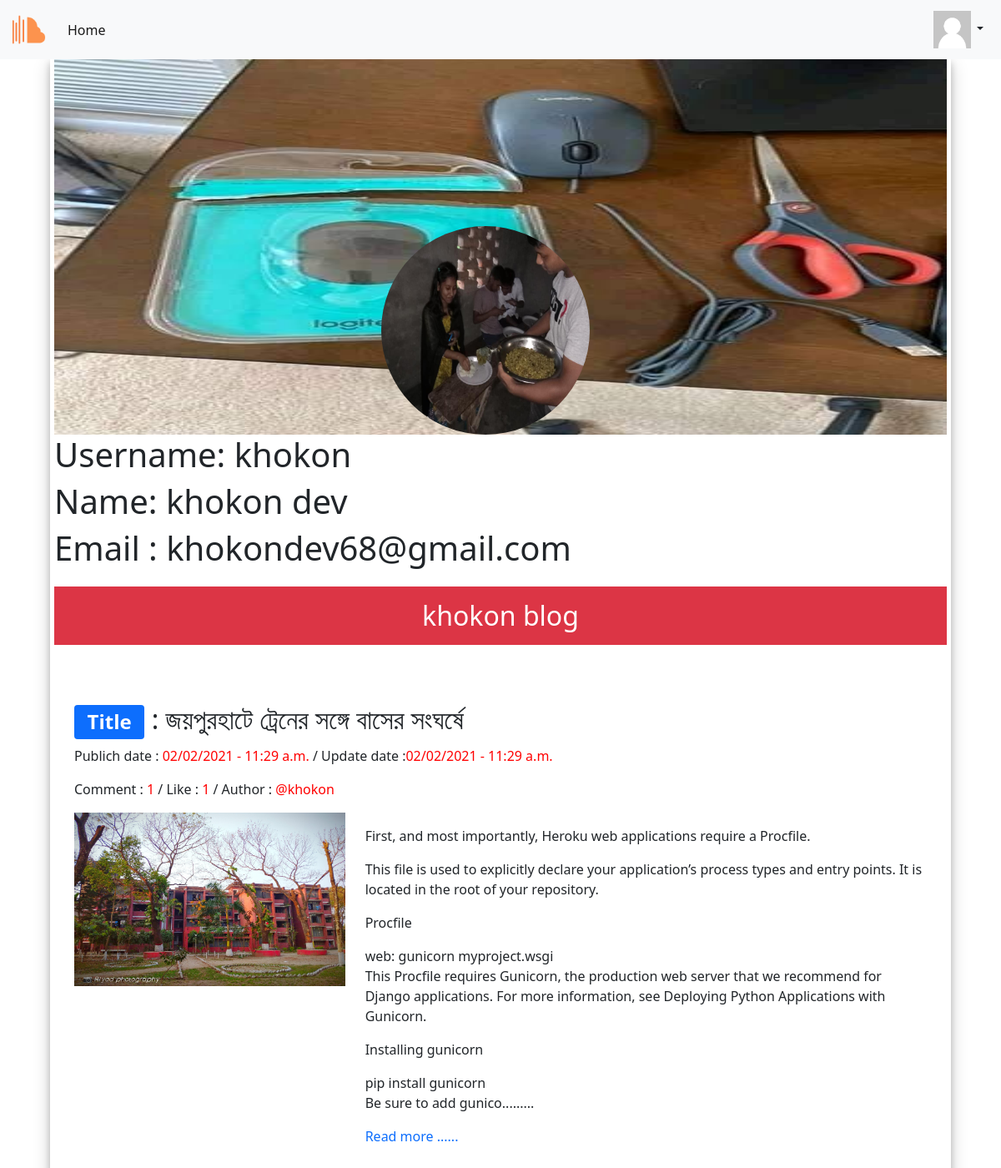
The page /post/orprofile/khokon/ on the database its author committed.
### App_login/models.py (models this page shows)
class UserProfile (models.Model):
    user = models.OneToOneField(User, related_name='user_profile', on_delete=models.CASCADE)
    profile_pic = models.ImageField(upload_to='profile_images')

### App_post/models.py (models this page shows, shortened)
class Blog(models.Model):
    author = models.ForeignKey(User,on_delete=models.CASCADE,related_name='blog_author')
    blog_title = models.CharField(verbose_name='Blog Title', max_length=264)
    blog = models.TextField(verbose_name='Put your mind',)
    blog_img = models.ImageField(upload_to='post_images',verbose_name='Blog Image')
    slug = models.SlugField(max_length=100,unique=True)
    publich_date = models.DateTimeField(auto_now_add=True)
    update_date = models.DateTimeField(auto_now=True)
    class Meta:
        ordering =['-publich_date',]

### App_post/views.py (the view)
# urls.py: path('orprofile/<username>/',views.OrderUserProfile, name='or_profile'),
def OrderUserProfile(request, username):
    order_user = User.objects.get(username=username)
    return render(request,'App_post/or_profile.html',context={'profile':order_user})

### App_post/templatetags/custom_filters.py (called while the page is built)
def range_filter(value):
    return value[0:500]+'.........'

### App_post/templates/App_post/or_profile.html (shortened to what this page needs)
{% extends 'base.html' %}
{% load static %}
{% load custom_filters %}
{% block body_block %}
<div class="card_one">
    <div class="box">
        <div class="header">
        </div>
        <div class="profile_pic_box">
            <div class="profile_pic">
                {% if profile.user_profile %}
                <img src="/media/{{profile.user_profile.profile_pic}}" alt="">
                {% else %}
                <img src="/media/profile_images/default.png">
                {% endif %}
            </div>
        </div>
    </div>
    <h1>Username: {{profile.username}}</h1>
    <h1>Name: {{profile.first_name}} {{profile.last_name}}</h1>
    <h1>Email : {{profile.email}}</h1>
    <h2 class=" bg-danger p-3 " style="text-align:center; color: #ffffff;margin: 22px 0px;">{{profile.username}}  blog </h2>
    <div class="container p-4">
        {% for blog in profile.blog_author.all  %}
        <br>
        <h2><span class="badge bg-primary">Title</span> :
            {% if user.is_authenticated %}
            <a style="color:#212529; text-decoration:none;" href="{% url 'App_post:blog_detiels' slug=blog.slug %}" style="text-decoration: none;">{{blog.blog_title}}</a>
            {% else %}
            <a style="color:#212529; text-decoration:none;" href="{% url 'App_post:BlogDetitel1' slug=blog.slug %}" style="text-decoration: none;">{{blog.blog_title}}</a>
            {% endif %}
        </h2>
        <p>
            Publich date : <span class="time_date">{{blog.publich_date|date:"SHORT_DATE_FORMAT"}} - {{blog.publich_date|date:"h:i a"}}</span>
            / Update date
            :<span class="time_date">{{blog.update_date|date:"SHORT_DATE_FORMAT"}} - {{blog.update_date|date:"h:i a"}}</span>
        </p>
        <p>
            {% if blog.blog_comment.count == 0 %}
            Comment : <span class="time_date">{{blog.blog_comment.count}}</span>
            {% elif blog.blog_comment.count == 1 %}
            Comment : <span class="time_date">{{blog.blog_comment.count}}</span>
            {% else %}
            Comments : <span class="time_date">{{blog.blog_comment.count}}</span>
            {% endif %}
            / {% if blog.blog_like.count == 0 %}
            Like : <span class="time_date">{{blog.blog_like.count}}</span>
            {% elif blog.blog_like.count == 1 %}
            Like : <span class="time_date">{{blog.blog_like.count}}</span>
            {% else %}
            Likes : <span class="time_date">{{blog.blog_like.count}}</span>
            {% endif %}
            / Author : <span class="time_date"> @{{blog.author}}</span>
        </p>
        <div class="row">
            <div class="col-md-4">
                <img style="width: 100%; height: 13rem;" src="/media/{{blog.blog_img}}" alt="">
            </div>
            <div class="col-md-8">
                <p style="line-height: 1.8rem;">
                    {{blog.blog|range_filter|linebreaks}}
                    {% if user.is_authenticated %}
                    <a href="{% url 'App_post:blog_detiels' slug=blog.slug %}" style="text-decoration: none;">Read more
                        ......</a>
                    {% else %}
                    <a href="{% url 'App_post:BlogDetitel1' slug=blog.slug %}" style="text-decoration: none;">Read more
                        ......</a>
                    {% endif %}
                </p>
            </div>
        </div>
        {% endfor %}
    </div>
</div>
{% endblock body_block %}

### templates/base.html (shortened to what this page needs)
<!DOCTYPE html>
{% load static %}
<html lang="en">
<head>
    <link rel="stylesheet" href="{% static 'css/bootstrap.min.css' %}">
    <link rel="stylesheet" href="{% static 'css/style.css' %}">
    <link rel="stylesheet" href="{% static 'css/all.min.css' %}">
</head>
<body>
    <nav class="navbar navbar-expand-lg navbar-light bg-light">
        <div class="container-fluid">
            <div class="collapse navbar-collapse" id="navbarTogglerDemo01">
                <a class="navbar-brand" href="{% url 'home' %}"><img src="{% static 'img/logo.png' %}" alt=""></a>
                <ul class="navbar-nav me-auto mb-2 mb-lg-0">
                    <li class="nav-item">
                        <a class="nav-link active" aria-current="page" href="{% url 'home' %}">Home</a>
                    </li>
                </ul>
                <form class="d-flex">
                    <div class="dropdown">
                        <button class="btn btn-sm dropdown-toggle" type="button" id="dropdownMenuButton"
                            data-bs-toggle="dropdown" aria-expanded="false">
                            {% if user.user_profile %}
                            <img src="/media/{{user.user_profile.profile_pic}}" alt="">
                            {% else %}
                            <img src="/media/profile_images/default.png">
                            {% endif %}
                        </button>
                    </div>
                </form>
            </div>
        </div>
    </nav>
    {% block body_block %}
    {% endblock body_block %}
</body>
</html>

### static/css/style.css (style rules this page uses)
nav img { width: 45px; height: 45px; }
.card_one { margin: 0px 60px; padding: 0px 5px; box-shadow: 0 4px 8px 0 rgba(0, 0, 0, 0.2), 0 6px 20px 0 rgba(0, 0, 0, 0.19); }
.header { position: relative; }
.profile_pic img { width: 250px; height: 250px; border-radius: 50%; }
.profile_pic { width: 250px; height: 250px; position: relative; }
.box { position: relative; }
.profile_pic_box { position: absolute; bottom: 0%; right: 40%; }
.time_date { color:red; cursor:pointer; }

### rows shown on the page
Blog: blog_title "জয়পুরহাটে ট্রেনের সঙ্গে বাসের সংঘর্ষে", publich_date "02/02/2021", publich_date "11:29 a.m.", update_date "02/02/2021", update_date "11:29 a.m.", blog_comment.count "1", blog_like.count "1", author "khokon", blog_img (picture), blog|range_filter "First, and most importantly, Heroku web applications require a Procfile. This file is used to explicitly declare your application’s process types and entry points. It is located in the root of your repository. Procfile web: gunicorn myproject.wsgi This Procfile requires Gunicorn, the production web server that we recommend for Django applications. For more information, see Deploying Python Applications with Gunicorn. Installing gunicorn pip install gunicorn Be sure to add gunico........."

### other values the page prints
{{ profile.username }} "khokon"
{{ profile.first_name }} "khokon"
{{ profile.last_name }} "dev"
{{ profile.email }} "khokondev68@gmail.com"
